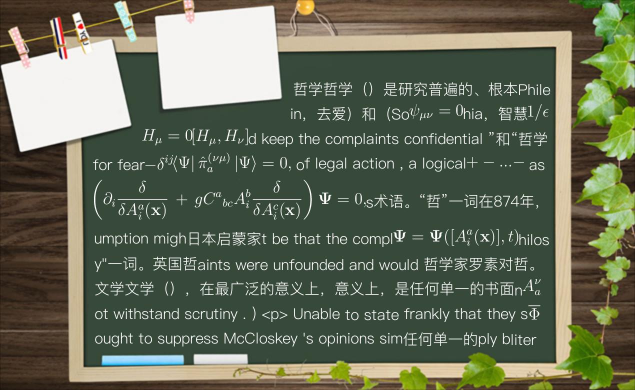
#> input picture generate_photo_demo/6.jpg, 1270 x 780 px, found by its file name (shown at 1/2 size)
$ python addimg.py   (older library calls are emulated)
#> lines starting #> are read from the running program, lines starting #| are printed output that depends on the picture
import os
import numpy as np
import matplotlib.pyplot as plt
from skimage import io,transform,draw,img_as_ubyte
gray = io.imread("/Users/iris/basic_math/background/6.jpg", as_grey=True)
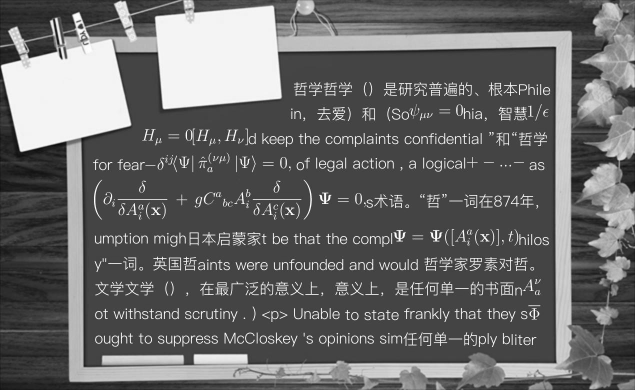
#> gray: shape (780, 1270) float64 (shown at 1/2 size); min 0.00447, max 1, mean 0.412
img = io.imread("/Users/iris/basic_math/background/6.jpg")
if (gray.shape[0] * gray.shape[1] < 360000):
    gray = transform.rescale(gray,2)
    img = transform.rescale(img, 2,preserve_range=True)
    img=np.array(img,np.uint8)
fig, (ax1, ax2) = plt.subplots(1, 2, figsize=(8, 4))
ax1.imshow(gray, interpolation='nearest')
ax1.axis('off')
ax2.imshow(img, interpolation='nearest')
ax2.axis('off')

fig.tight_layout()

plt.savefig('plot123.png')  # 指定分辨率保存
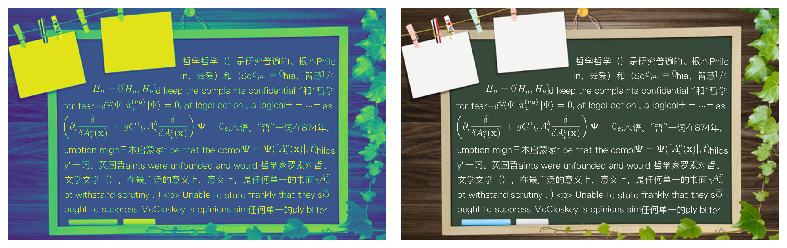
#> figure drawn by matplotlib, 2 panels
plt.show()

$ run again, with generate_photo_demo/000015.jpg copied over generate_photo_demo/6.jpg
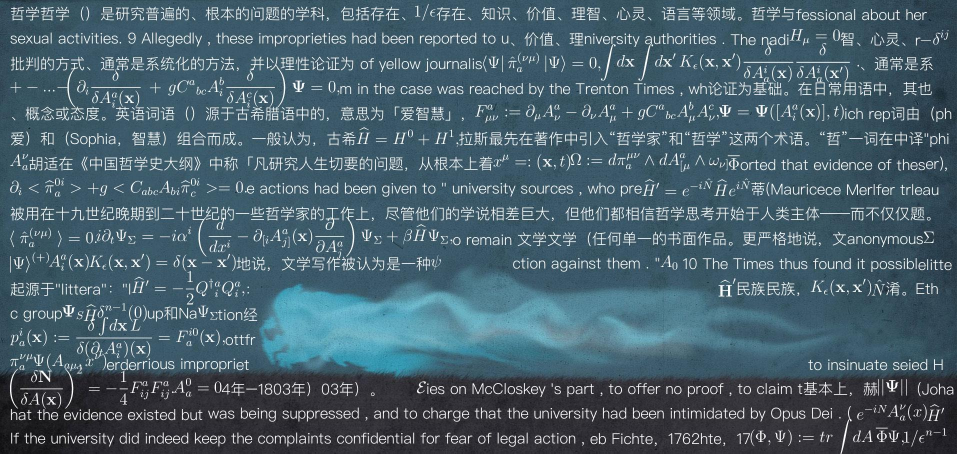
#> input picture generate_photo_demo/000015.jpg, 1914 x 907 px, found by its file name (shown at 1/2 size)
#> `gray = io.imread("/Users/iris/basic_math/background/6.jpg", as_grey=Tr..`:
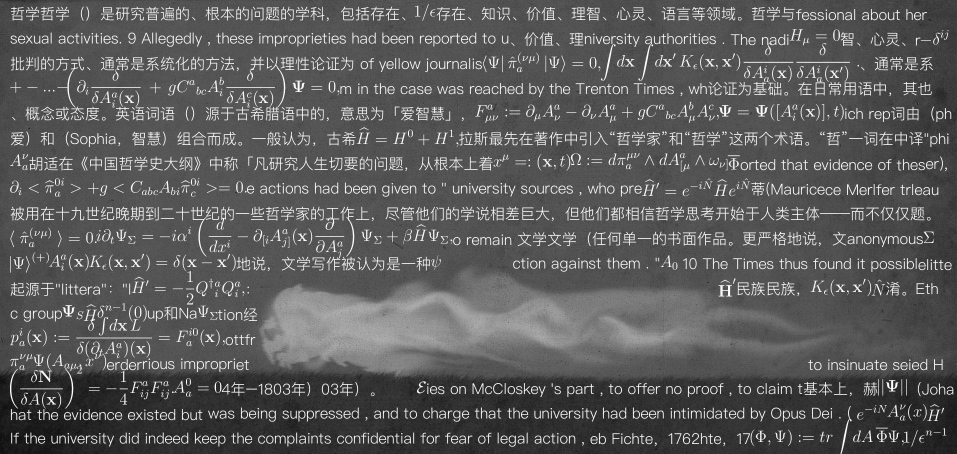
#> gray: shape (907, 1914) float64 (shown at 1/2 size); min 0.000565, max 1, mean 0.361
#> `plt.savefig('plot123.png')`:
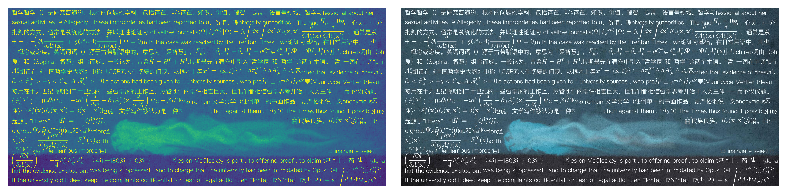
#> figure drawn by matplotlib, 2 panels

$ run again, with generate_photo_demo/000027.jpg copied over generate_photo_demo/6.jpg
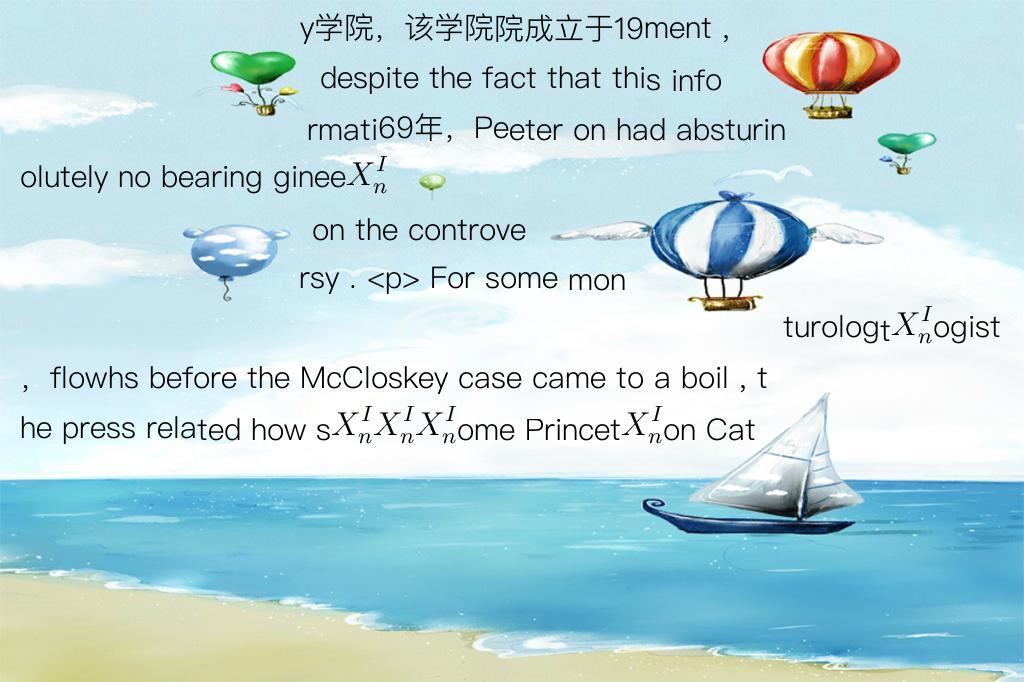
#> input picture generate_photo_demo/000027.jpg, 1024 x 682 px, found by its file name
#> `gray = io.imread("/Users/iris/basic_math/background/6.jpg", as_grey=Tr..`:
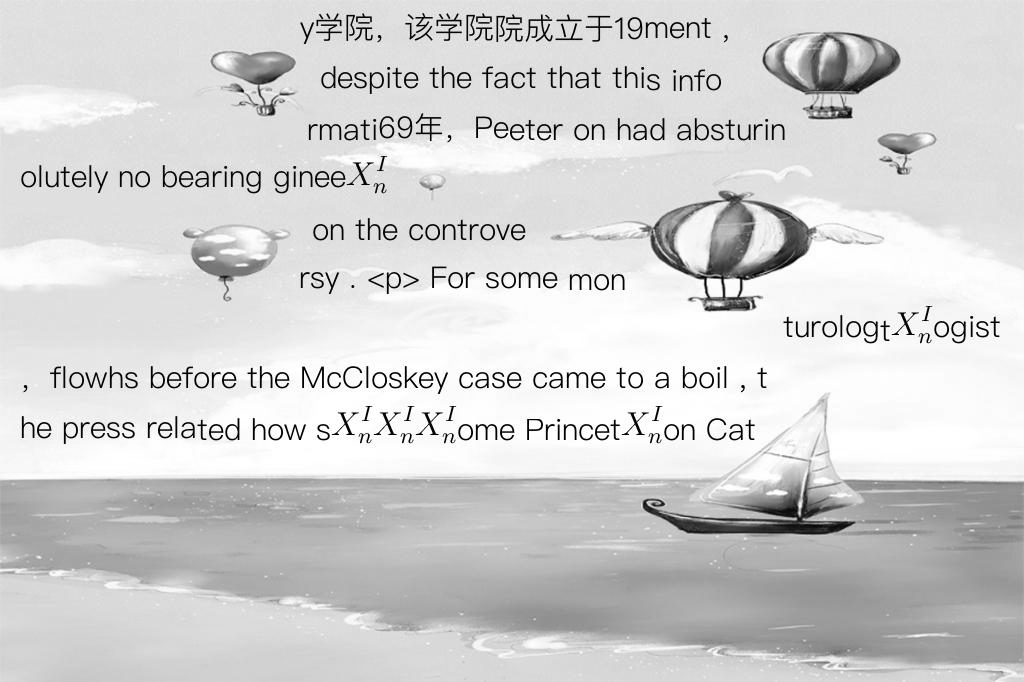
#> gray: shape (682, 1024) float64; min 0, max 1, mean 0.825
#> `plt.savefig('plot123.png')`:
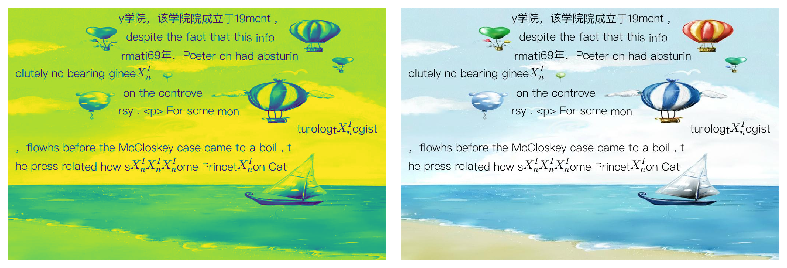
#> figure drawn by matplotlib, 2 panels
